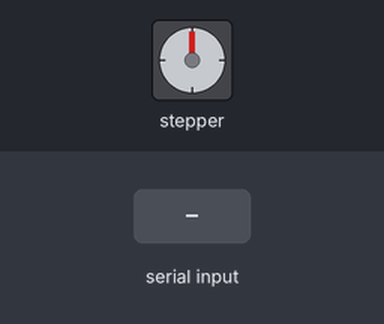
Bench run of a sketch on a simulated Arduino Uno, built with avr-gcc and run on an emulated ATmega328P. Shown: stepper motor. Wiring (inferred from the names in the program): stepper motor driver (200 steps per turn assumed): step pin 3; direction pin 5. The test bench sets the inputs (shaded band). What the sketch prints to the serial monitor is not drawn.

Above: at 1.2 s.
1.3 s: "90,45\n" received over Serial
Timing chart, 0 to 10.1 s (numbered marks = the images above; inputs shaded):
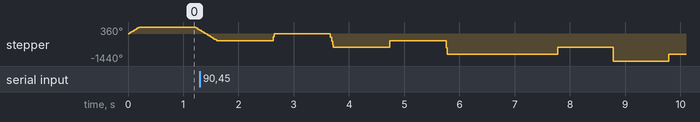

The sketch:

Sketch_Passo_Passo.ino
```cpp
const int stepPin = 3;
const int dirPin = 5;

long val = 500;

void setup() {
  Serial.begin(9600);
  // Sets the two pins as Outputs
  pinMode(stepPin,OUTPUT);
  pinMode(dirPin,OUTPUT);
}
void loop() {
  if (Serial.available() > 0)
  {
    val = Serial.parseInt();
    Serial.println(val);
  }
  digitalWrite(dirPin,HIGH); // Enables the motor to move in a particular direction
  // Makes 200 pulses for making one full cycle rotation
  for(int x = 0; x < 200; x++) {
    digitalWrite(stepPin,HIGH);
    delayMicroseconds(val);
    digitalWrite(stepPin,LOW);
    delayMicroseconds(val);
  }
  delay(1000); // One second delay

  digitalWrite(dirPin,LOW); //Changes the rotations direction
  // Makes 400 pulses for making two full cycle rotation
  for(int x = 0; x < 400; x++) {
    digitalWrite(stepPin,HIGH);
    delayMicroseconds(val);
    digitalWrite(stepPin,LOW);
    delayMicroseconds(val);
  }
  delay(1000);
}
```
